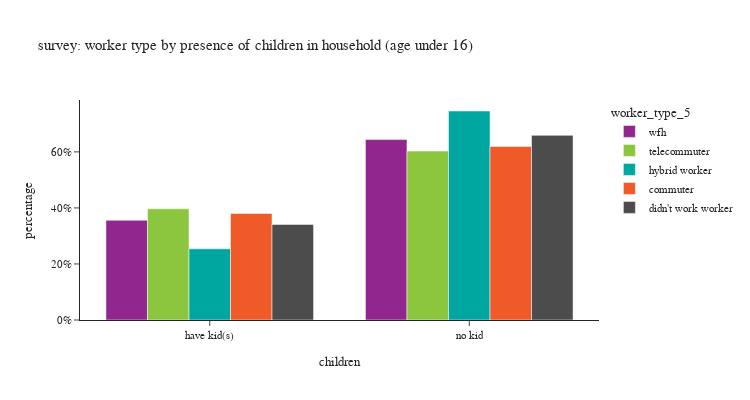

Write notebook code for a chart like this one.
### Code cell
for sc in survey_person_day['source'].unique():

    df = survey_person_day[survey_person_day['source']==sc]

    df_worker_count = df[(df['worker_type_5'].isin(workers))].\
        groupby(['worker_type_5','children'])['pdexpfac'].agg(sample_count='size', pdexpfac='sum').reset_index()
    # df_worker_count['percent'] = df_worker_count['pdexpfac'] / sum(df_worker_count['pdexpfac'])
    df_worker_count['percentage'] = df_worker_count.groupby('worker_type_5', group_keys=False)['pdexpfac']. \
        apply(lambda x: x / float(x.sum()))

    fig = px.bar(df_worker_count,
                x="children", y="percentage", barmode="group",
                color='worker_type_5',
                category_orders={'worker_type_5': workers},
                hover_data=['pdexpfac','sample_count'],
                title=f"{sc}: worker type by presence of children in household (age under 16)")
    fig.update_layout(height=400, width=750)
    fig.for_each_yaxis(lambda a: a.update(dict(tickformat=".0%")))
    fig.show()

### Figure 1 — Plotly figure (JSON) as saved in the notebook; plotly's stock layout.template omitted (floating-point values rounded to 4 significant figures)
{"data": [{"alignmentgroup": "True", "customdata": [[75730.0, 181], [137000.0, 588]], "hovertemplate": "worker_type_5=wfh<br>children=%{x}<br>percentage=%{y}<br>pdexpfac=%{customdata[0]}<br>sample_count=%{customdata[1]}<extra></extra>", "legendgroup": "wfh", "marker": {"color": "#91268F", "pattern": {"shape": ""}}, "name": "wfh", "offsetgroup": "wfh", "orientation": "v", "showlegend": true, "textposition": "auto", "type": "bar", "x": ["have kid(s)", "no kid"], "xaxis": "x", "y": [0.356, 0.644], "yaxis": "y"}, {"alignmentgroup": "True", "customdata": [[63070.0, 126], [95830.0, 451]], "hovertemplate": "worker_type_5=telecommuter<br>children=%{x}<br>percentage=%{y}<br>pdexpfac=%{customdata[0]}<br>sample_count=%{customdata[1]}<extra></extra>", "legendgroup": "telecommuter", "marker": {"color": "#8CC63E", "pattern": {"shape": ""}}, "name": "telecommuter", "offsetgroup": "telecommuter", "orientation": "v", "showlegend": true, "textposition": "auto", "type": "bar", "x": ["have kid(s)", "no kid"], "xaxis": "x", "y": [0.3969, 0.6031], "yaxis": "y"}, {"alignmentgroup": "True", "customdata": [[48140.0, 74], [141300.0, 352]], "hovertemplate": "worker_type_5=hybrid worker<br>children=%{x}<br>percentage=%{y}<br>pdexpfac=%{customdata[0]}<br>sample_count=%{customdata[1]}<extra></extra>", "legendgroup": "hybrid worker", "marker": {"color": "#00A7A0", "pattern": {"shape": ""}}, "name": "hybrid worker", "offsetgroup": "hybrid worker", "orientation": "v", "showlegend": true, "textposition": "auto", "type": "bar", "x": ["have kid(s)", "no kid"], "xaxis": "x", "y": [0.2541, 0.7459], "yaxis": "y"}, {"alignmentgroup": "True", "customdata": [[281400.0, 257], [458300.0, 1061]], "hovertemplate": "worker_type_5=commuter<br>children=%{x}<br>percentage=%{y}<br>pdexpfac=%{customdata[0]}<br>sample_count=%{customdata[1]}<extra></extra>", "legendgroup": "commuter", "marker": {"color": "#F05A28", "pattern": {"shape": ""}}, "name": "commuter", "offsetgroup": "commuter", "orientation": "v", "showlegend": true, "textposition": "auto", "type": "bar", "x": ["have kid(s)", "no kid"], "xaxis": "x", "y": [0.3804, 0.6196], "yaxis": "y"}, {"alignmentgroup": "True", "customdata": [[100200.0, 108], [193500.0, 369]], "hovertemplate": "worker_type_5=didn't work worker<br>children=%{x}<br>percentage=%{y}<br>pdexpfac=%{customdata[0]}<br>sample_count=%{customdata[1]}<extra></extra>", "legendgroup": "didn't work worker", "marker": {"color": "#4C4C4C", "pattern": {"shape": ""}}, "name": "didn't work worker", "offsetgroup": "didn't work worker", "orientation": "v", "showlegend": true, "textposition": "auto", "type": "bar", "x": ["have kid(s)", "no kid"], "xaxis": "x", "y": [0.341, 0.659], "yaxis": "y"}], "layout": {"barmode": "group", "height": 400, "legend": {"title": {"text": "worker_type_5"}, "tracegroupgap": 0}, "title": {"text": "survey: worker type by presence of children in household (age under 16)"}, "width": 750, "xaxis": {"anchor": "y", "domain": [0, 1], "title": {"text": "children"}}, "yaxis": {"anchor": "x", "domain": [0, 1], "tickformat": ".0%", "title": {"text": "percentage"}}}}
